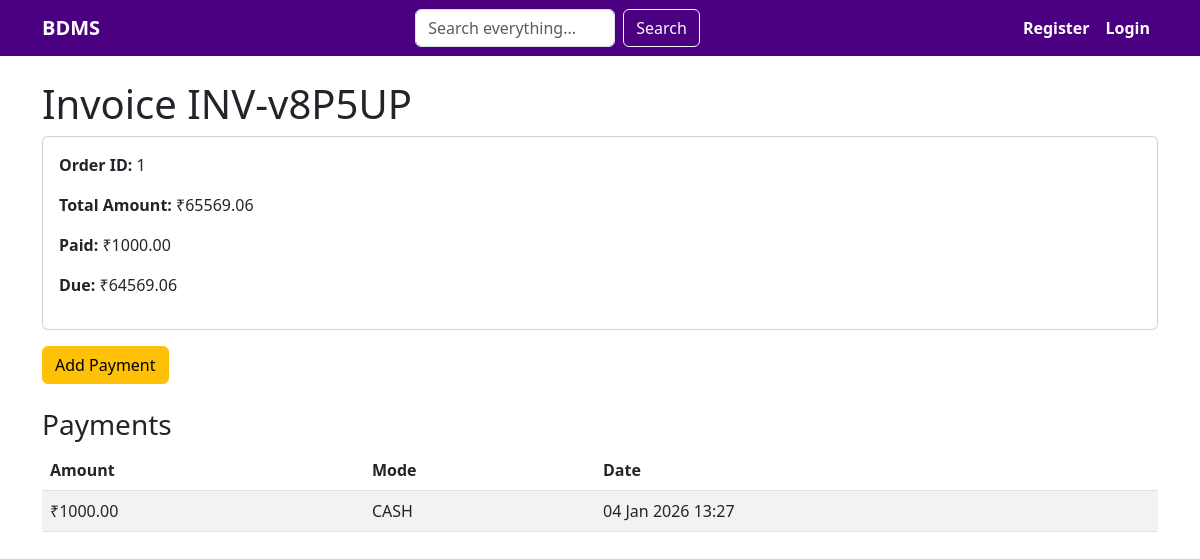
The page /billings/invoice/2/ on the database its author committed.
### billings/models.py (models this page shows, shortened)
class Invoice(models.Model):
    order = models.OneToOneField(order,on_delete=models.CASCADE)
    invoice_number = models.CharField(max_length=30,unique=True)
    gst_percent = models.DecimalField(max_digits=5,decimal_places=2,default=18)
    gst_amount = models.DecimalField(max_digits=10,decimal_places=2)
    total_amount = models.DecimalField(max_digits=10,decimal_places=2)
    created_at = models.DateTimeField(auto_now_add=True)

class payment(models.Model):
    PAYMENT_MODE = (
        ('CASH','cash'),
        ('CARD','card'),
        ('UPI','upi'),
        ('BANK','bank transfer'),
    )
    invoice = models.ForeignKey(Invoice,on_delete=models.CASCADE,related_name='payments')
    amount = models.DecimalField(max_digits=10,decimal_places=2)
    payment_mode = models.CharField(max_length=20,choices=PAYMENT_MODE)
    payment_date = models.DateTimeField(auto_now_add=True)

### orders/models.py (models this page shows, shortened)
class order(models.Model):
    STATUS_CHOICES =(
        ('PENDING','pending'),
        ('COMPLETED','completed'),
        ('CANCELLED','cancelled'),
    )
    custmer = models.ForeignKey(custmer,on_delete=models.CASCADE)
    created_by = models.ForeignKey(User,on_delete=models.SET_NULL,null=True)
    status = models.CharField(max_length=20,choices=STATUS_CHOICES,default='PENDING')
    total_amount = models.DecimalField(max_digits=10,decimal_places=2,default=0)
    created_at = models.DateTimeField(auto_now_add=True)

### billings/views.py (the view)
# urls.py: path('invoice/<int:pk>/',views.invoice_detail,name='invoice_detail'),
def invoice_detail(request,pk):
    invoice = get_object_or_404(Invoice,pk=pk)
    payments = invoice.payments.all()
    paid_amount =sum(p.amount for p in payments)
    due_amount = invoice.total_amount-paid_amount
    return render(request,'billings/invoice_detail.html',{
        'invoice':invoice,
        'payments':payments,
        'paid_amount':paid_amount,
        'due_amount':due_amount
    })

### billings/templates/billings/invoice_detail.html (shortened to what this page needs)
<!DOCTYPE html>
<html lang="en">
<head>
    <link href="https://cdn.jsdelivr.net/npm/bootstrap@5.3.0/dist/css/bootstrap.min.css" rel="stylesheet">
    <link rel="stylesheet" href="https://cdn.jsdelivr.net/npm/bootstrap-icons@1.10.0/font/bootstrap-icons.css">
</head>
<body>
    <nav class="navbar navbar-expand-lg navbar-dark">
        <div class="container">
            <a class="navbar-brand fw-bold text-white" href="/">BDMS</a>
            <div class="collapse navbar-collapse" id="navbarNav">
                <form class="d-flex me-3" method="get" action="/search/">
                    <input class="form-control me-2" type="search" name="q" placeholder="Search everything..." aria-label="Search" style="width: 200px;">
                    <button class="btn btn-outline-light" type="submit">Search</button>
                </form>
                <ul class="navbar-nav ms-auto">
                    {% if user.is_authenticated %}
                    <li class="nav-item">
                        <a class="nav-link fw-bold text-white" href="/accounts/profile/" title="{{ user.username }}"><i class="bi bi-person-circle"></i></a>
                    </li>
                    <li class="nav-item">
                        <a class="nav-link fw-bold text-white" href="/accounts/logout/">Logout</a>
                    </li>
                    {% else %}
                    <li class="nav-item">
                        <a class="nav-link fw-bold text-white" href="/accounts/register/">Register</a>
                    </li>
                    <li class="nav-item">
                        <a class="nav-link fw-bold text-white" href="/accounts/login/">Login</a>
                    </li>
                    {% endif %}
                </ul>
            </div>
        </div>
    </nav>
    <div class="container mt-4">
        <h1>Invoice {{ invoice.invoice_number }}</h1>
        <div class="card">
            <div class="card-body">
                <p><strong>Order ID:</strong> {{ invoice.order.id }}</p>
                <p><strong>Total Amount:</strong> ₹{{ invoice.total_amount|floatformat:2 }}</p>
                <p><strong>Paid:</strong> ₹{{ paid_amount|floatformat:2 }}</p>
                <p><strong>Due:</strong> ₹{{ due_amount|floatformat:2 }}</p>
            </div>
        </div>
        <a href="{% url 'add_payment' invoice.id %}" class="btn btn-warning mt-3">Add Payment</a>
        <h3 class="mt-4">Payments</h3>
        <table class="table table-striped">
            <thead>
                <tr>
                    <th>Amount</th>
                    <th>Mode</th>
                    <th>Date</th>
                </tr>
            </thead>
            <tbody>
                {% for p in payments %}
                <tr>
                    <td>₹{{ p.amount|floatformat:2 }}</td>
                    <td>{{ p.payment_mode }}</td>
                    <td>{{ p.payment_date|date:"d M Y H:i" }}</td>
                </tr>
                {% empty %}
                <tr>
                    <td colspan="3" class="text-center">No payments yet.</td>
                </tr>
                {% endfor %}
            </tbody>
        </table>
    </div>
</body>
</html>

### billings/templates/billings/invoice_detail.html (style rules this page uses)
.navbar { background-color: #4B0082 !important; }

### rows shown on the page
Invoice: invoice_number "INV-v8P5UP", order.id "1", total_amount "65569.06"
payment: amount "1000.00", payment_mode "CASH", payment_date "04 Jan 2026 13:27"

### other values the page prints
{{ paid_amount|floatformat:2 }} "1000.00"
{{ due_amount|floatformat:2 }} "64569.06"
